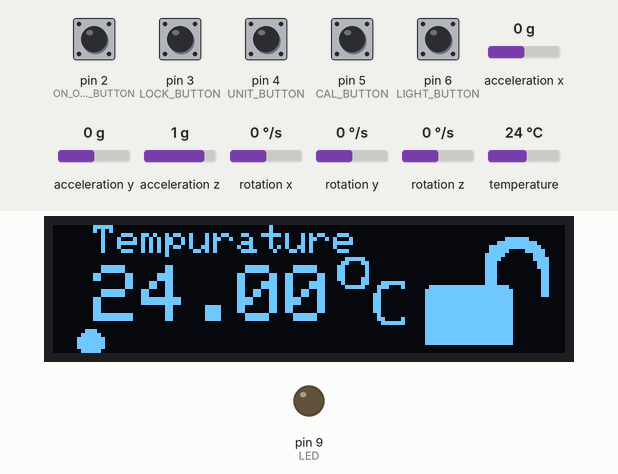
Bench run of a sketch on a simulated Arduino Uno, built with avr-gcc and run on an emulated ATmega328P. Shown: 128×32 one-colour display, output pins drawn as LEDs (lit = HIGH). The inputs (shaded band) are chosen by the test bench; at power-on: pin 2 (ON_OFF_BUTTON), pin 3 (LOCK_BUTTON), pin 4 (UNIT_BUTTON), pin 5 (CAL_BUTTON) HIGH, pin 6 (LIGHT_BUTTON) LOW, acceleration x 0 g, temperature 24 °C, acceleration y 0 g, acceleration z 1 g, rotation x 0 °/s, rotation y 0 °/s, rotation z 0 °/s. The display library's start-up logo is not drawn.

Above: at 2.5 s.
2.6 s: pin 5 (CAL_BUTTON) pulled LOW for 0.6 s
At 3.6 s:
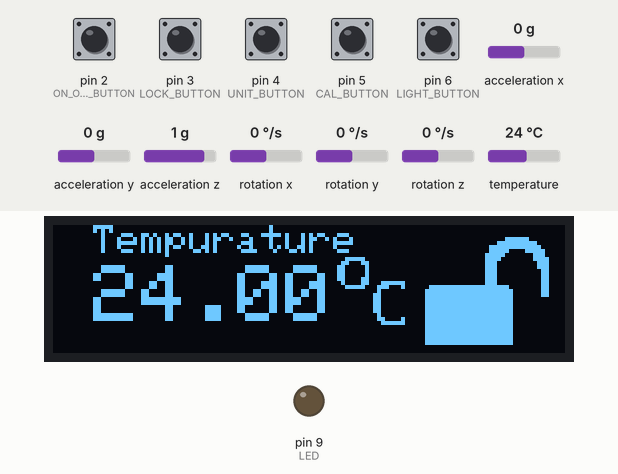
5.6 s: acceleration x set to -1.4 g
At 6.19 s:
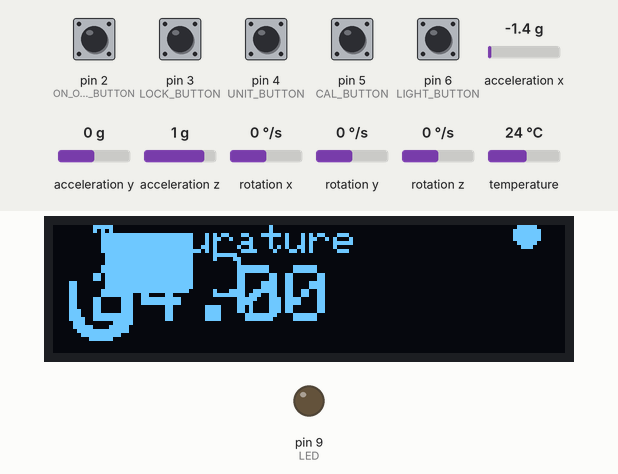
17.6 s: temperature set to 12 °C
At 20.8 s:
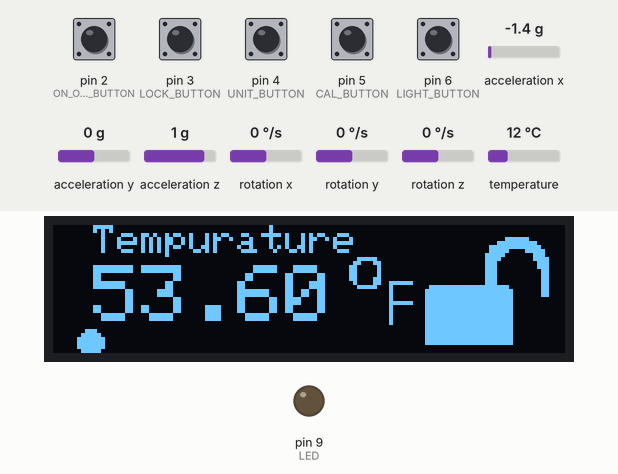
29.6 s: acceleration x set to 0 g
At 31.9 s:
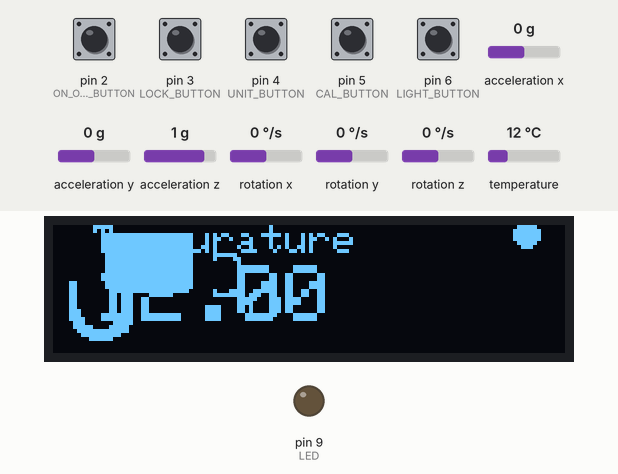
33.6 s: temperature set to 19 °C
At 41.9 s:
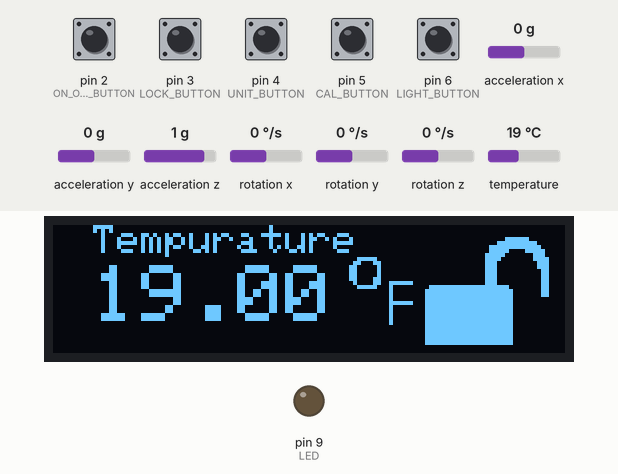
42.7 s: acceleration x set to -0.8 g
At 44.5 s:
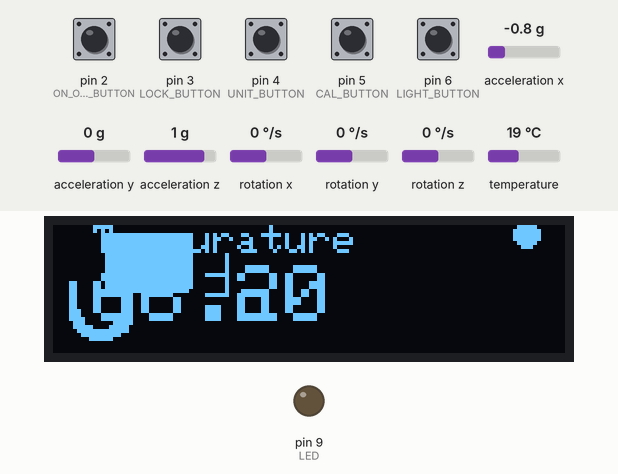
Timing chart, 0 to 46.0 s (numbered marks = the images above; inputs shaded):
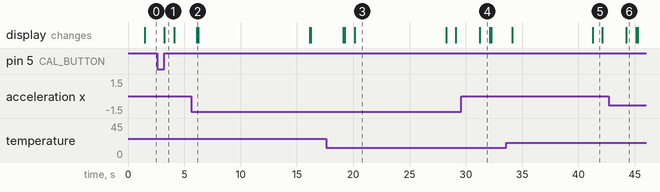

The sketch:

Thermometer_Code.ino
```cpp
/*
* Program for the PCB design of the thermometer. The PCB board uses five
* push buttons, an LED, an OLED screen, a temp sensor, and an IMU (MPU6050).
* The program makes use of two ISR's for checking if the ON/OFF button or
* the Lock button has been pressed, as well as two other ISR's for timer 1
* and timer 2. Timer 1 is used to check the current tempurature every 1 second,
* timer 2 is used to allow for the Calibration button and the Unit change button
* to be pressed and held for three seconds. The current temp and whether the
* thermometer is locked is displayed on the OLED. The IMU controls the orientation
* of the screen.
*/

// All required libraries that are needed
#include <SPI.h>
#include <Wire.h>
#include <Adafruit_GFX.h>
#include <Adafruit_SSD1306.h>
#include <DallasTemperature.h>
#include "I2Cdev.h"
#include "MPU6050.h"
#include "images.h"

// Initializing macros for all the inputs and outputs
#define CAL_BUTTON     5
#define ON_OFF_BUTTON  2
#define ONE_WIRE_BUS   8
#define TEMP_ANALOG    A0
#define UNIT_BUTTON    4
#define LOCK_BUTTON    3
#define LIGHT_BUTTON   6
#define LED            9

// Macros for Timer 1 and Timer 2
#define TIMER1_COMPARE_VALUE 62500 // 1 second
#define TIMER2_COMPARE_VALUE 250 // 4 ms
#define TIMER2_COUNTER_MAX   750 // 3 Seconds

/**********************************************************************
*                       OLED Screen Set Up
**********************************************************************/

#define SCREEN_WIDTH   128 // OLED display width, in pixels
#define SCREEN_HEIGHT  32 // OLED display height, in pixels
#define OLED_RESET     -1 // Reset pin # (or -1 if sharing Arduino reset pin)
#define SCREEN_ADDRESS 0x3C ///< See datasheet for Address; 0x3D for 128x64, 0x3C for 128x32

Adafruit_SSD1306 display(SCREEN_WIDTH, SCREEN_HEIGHT, &Wire, OLED_RESET);


/**********************************************************************
*                   Temperature Sensor Set Up
**********************************************************************/

OneWire oneWire(ONE_WIRE_BUS);// Setup a oneWire instance to communicate with any OneWire devices
DallasTemperature sensors(&oneWire);// Pass our oneWire reference to Dallas Temperature.
DeviceAddress insideThermometer; // Arrays to hold device address

/**********************************************************************
*                             IMU Set Up
**********************************************************************/

MPU6050 accelgyro;
int16_t ax, ay, az;


/**********************************************************************
*                           Global Variables
**********************************************************************/

volatile int gOnOffFlag = 0; // Stores state of on/off button
volatile int gLockFlag = 1; // Stores state of lock button
volatile float gCurrentTemp = 0; // Stores current temperature
volatile int gLockUnlock = 0; // Stores state of lock or unlock
volatile int gUnitToggle = 2; // Stores the current unit. Based on index on "images.h"
volatile int gTimer2Counter = 0; // Counter for Timer 2 allowing to turn it from 4 us to 3 sec
volatile int gCalFlag = 0; // Flag that is used for the calibration button in Timer 2
int gLEDToggle = 0; // Store state of LED button

// Enumerate that creates the states of the state machine
enum Thermometer_State {
  OFF_STATE,
  IDLE_STATE,
  UNITS_PRESSED_STATE,
  CAL_PRESSED_STATE
};

Thermometer_State currentState = OFF_STATE; // Start in the off state.

void setup()
{
  Serial.begin(9600); // Initialize Serial Communication

  if(!display.begin(SSD1306_SWITCHCAPVCC, SCREEN_ADDRESS)) {
    Serial.println(F("SSD1306 allocation failed"));
    for(;;); // Don't proceed, loop forever
  }

  display.display(); // Show initial display buffer contents on the screen
  delay(500); // Pause for 0.5 seconds

  display.clearDisplay(); // Clear the buffer

  // Joins the I2C bus for the tempurature sensor
  #if I2CDEV_IMPLEMENTATION == I2CDEV_ARDUINO_WIRE
      Wire.begin();
  #elif I2CDEV_IMPLEMENTATION == I2CDEV_BUILTIN_FASTWIRE
      Fastwire::setup(400, true);
  #endif

  accelgyro.initialize(); // Initialize device

  // Sets all external components as inputs or outputs
  pinMode(CAL_BUTTON, INPUT);
  pinMode(ON_OFF_BUTTON, INPUT);
  pinMode(TEMP_ANALOG, INPUT);
  pinMode(UNIT_BUTTON, INPUT);
  pinMode(LOCK_BUTTON, INPUT);
  pinMode(LIGHT_BUTTON, INPUT);
  pinMode(LED, OUTPUT);

  // Tempurature sensor initialization
  sensors.begin();
  if (!sensors.getAddress(insideThermometer, 0))
  {
    sensors.setResolution(insideThermometer, 9);
  }

  attachInterrupt(digitalPinToInterrupt(ON_OFF_BUTTON), onOffToggle, FALLING); // ISR for the ON/OFF Button
  attachInterrupt(digitalPinToInterrupt(LOCK_BUTTON), lockToggle, FALLING); // ISR for the Lock Button

  noInterrupts(); // Disable Interrupts

  // Init Timer 1 (16 bit)
  // Speed of Timer1 = 16MHz/256 = 62.5kHz (16us)
  TCCR1A = 0;
  TCCR1B = 0;
  OCR1A = TIMER1_COMPARE_VALUE;
  TCCR1B |= (1<<WGM12); // CTC Mode
  TIMSK1 |= (1<<OCIE1A); // enable interrupt

  // Init Timer 2 (8 bit)
  // Speed of Timer1 = 16MHz/256 = 62.5kHz (1.6us)
  TCCR2A = 0;
  TCCR2B = 0;
  OCR2A = TIMER2_COMPARE_VALUE;
  TCCR2A |= (1<<WGM21); // CTC Mode

  // Start Timer
  TIMSK2 |= (1<<OCIE2A); // enable interrupt

  interrupts(); // Enable Interrupts
}

void loop()
{
  // Switch for the state machine
  switch(currentState){
    case OFF_STATE: // Initial state. Screen is off
      checkButtons(); // External function that checks the states of the push buttons

      display.clearDisplay();  // Clear the display buffer
      display.display();       // Update the display to show the cleared buffer
      delay(100);
      break;

    case IDLE_STATE: // Normal state for the thermometer. Displays current temp and lock/unlock symbol
      checkButtons(); // Checks for changes in the push buttons

      display.clearDisplay(); // Clears the display

      // Prints the lock or unlock symbol depending if the screen is locked or not.
      // This is changed in the lockToggle ISR
      display.drawBitmap(0,0, images[gLockUnlock], SCREEN_WIDTH, SCREEN_HEIGHT, WHITE);

      // Prints the degree symbol and the selected unit. The symbol is selected within Timer 1
      display.drawBitmap(5,2, images[gUnitToggle], SCREEN_WIDTH, SCREEN_HEIGHT, WHITE);

      display.setTextColor(SSD1306_WHITE); // Sets the text color to white

      accelgyro.getAcceleration(&ax, &ay, &az); // Gets the acceleration information of the IMU

      // Checks the value of the IMU information and sets the orientation of the screen as needed
      if (ax < -5000)
      {
        display.setRotation(2);
      }
      else
      {
        display.setRotation(0);
      }

      display.setTextSize(1); // Draw 1X-scale test
      display.setCursor(10, 0); // Sets cursor position on the OLED
      display.print("Tempurature");

      display.setTextSize(2); // Draw 2X-scale test
      display.setCursor(10, 10); // Sets cursor position on the OLED

      display.print(gCurrentTemp); // Prints the current tempruature on the OLED

      display.display();
      delay(100);
      break;

    // State machine is moved to this state when the units button is pressed.
    case UNITS_PRESSED_STATE:
      if (digitalRead(UNIT_BUTTON) == LOW) // Checks if the units button is depressed.
      {
        currentState = IDLE_STATE; // Moves state machine back to normal state
        TCCR2B &= ~((1 << CS22) | (1 << CS21) | (1 << CS20)); // Turns off Timer 2
        gTimer2Counter = 0; // Resets the counter for Timer 2
      }
      // The else statement works exactly as the normal idle state except a small dot in the lower left is displayed
      // showing that the unit button is being pressed
      else
      {
        display.clearDisplay();

        // Prints the lock or unlock symbol depending if the screen is locked or not.
        // This is changed in the lockToggle ISR
        display.drawBitmap(0,0, images[gLockUnlock], SCREEN_WIDTH, SCREEN_HEIGHT, WHITE);

        // Prints the degree symbol and the selected unit. The symbol is selected within Timer 1
        display.drawBitmap(5,2, images[gUnitToggle], SCREEN_WIDTH, SCREEN_HEIGHT, WHITE);

        // Prints the little white dot in the lower left
        display.drawBitmap(5,2, images[4], SCREEN_WIDTH, SCREEN_HEIGHT, WHITE);

        display.setTextColor(SSD1306_WHITE); // Sets the text color to white

        accelgyro.getAcceleration(&ax, &ay, &az); // Gets the acceleration information of the IMU

        // Checks the value of the IMU information and sets the orientation of the screen as needed
        if (ax < -5000)
        {
          display.setRotation(2);
        }
        else
        {
          display.setRotation(0);
        }
      }

      display.setTextSize(1); // Draw 1X-scale test
      display.setCursor(10, 0); // Sets cursor position on the OLED
      display.print("Tempurature");

      display.setTextSize(2); // Draw 2X-scale test
      display.setCursor(10, 10); // Sets cursor position on the OLED

      display.print(gCurrentTemp); // Prints the current tempruature on the OLED

      display.display();
      delay(100);
      break;

    // State machine is moved to this state when the calibration button is pressed
    case CAL_PRESSED_STATE:
      if (digitalRead(CAL_BUTTON) == LOW) // Checks if the calibration button is depressed
      {
        currentState = IDLE_STATE; // Moves the state machine back to the normal idle state
        TCCR2B &= ~((1 << CS22) | (1 << CS21) | (1 << CS20)); // Turns off Timer 2
        gTimer2Counter = 0; // Resets the counter for Timer 2
      }
      // The else statement works exactly as the normal idle state except a small dot in the lower left is displayed
      // showing that the calibration button is being pressed. The only change is that if the calibration button
      // is pressed for three seconds, it prints a message to the OLED then moves back to the normal idle state
      else
      {
        if (gCalFlag == 1) // Checks if the calibration flag is activated
        {
          display.clearDisplay();  // Clear the display buffer
          display.setTextSize(1); // Draw 1X-scale test
          display.setTextColor(SSD1306_WHITE); // Turns the text color to white
          display.setCursor(0, 10); // Sets cursor position on the OLED

          // Prints the required message to the OLED
          display.println("Calibrating.");
          display.println("Please Hold!");

          display.display();       // Update the display to show the cleared buffer
          delay(100);
          gCalFlag = 0; // Resets the calibration flag
          delay(2000); // Shows the message for two seconds
          currentState = IDLE_STATE; // Moves the state machine back to the normal idle state

        }
        // During the three seconds that the calibration button is being pressed, the thermometer works as normal
        // like in the idle state
        display.clearDisplay();

        display.drawBitmap(0,0, images[gLockUnlock], SCREEN_WIDTH, SCREEN_HEIGHT, WHITE);
        display.drawBitmap(5,2, images[gUnitToggle], SCREEN_WIDTH, SCREEN_HEIGHT, WHITE);
        display.drawBitmap(5,2, images[4], SCREEN_WIDTH, SCREEN_HEIGHT, WHITE);

        display.setTextColor(SSD1306_WHITE);

        accelgyro.getAcceleration(&ax, &ay, &az);
        if (ax < -500)
        {
          display.setRotation(2);
        }
        else
        {
          display.setRotation(0);
        }
      }

      display.setTextSize(1); // Draw 2X-scale test
      display.setCursor(10, 0);
      display.print("Tempurature");

      display.setTextSize(2); // Draw 2X-scale test
      display.setCursor(10, 10);

      display.print(gCurrentTemp);

      display.display();
      delay(100);
      break;

  }

}

/**********************************************************************
*                           ISR Functions
**********************************************************************/

void onOffToggle() // ISR that will toggle the On/Off Flag
{
gOnOffFlag = !gOnOffFlag;
}

//*********************************************************************

void lockToggle() // ISR that will toggle the lock Flag
{
gLockFlag = !gLockFlag;
}

//*********************************************************************

ISR(TIMER1_COMPA_vect) // Timer 1 ISR. Used to retrieve current temperature from sensor
{
  sensors.requestTemperatures(); // Reads the current temperature every 1 second

  // If ladder that checks what unit is selected and makes the variable that value
  if (gUnitToggle == 2)
  {
    gCurrentTemp = sensors.getTempC(insideThermometer);
  }
  else if (gUnitToggle == 3)
  {
    gCurrentTemp = sensors.getTempF(insideThermometer);
  }

}

//*********************************************************************

// ISR for Timer 2. Used by the Unit button and the Calibration button to check
// if either of the buttons has been held for three seconds
ISR(TIMER2_COMPA_vect)
{
  gTimer2Counter++; // Increment Counter

  if (gTimer2Counter >= TIMER2_COUNTER_MAX) // Checks counter if the timer has reached 3 seconds
  {
    if (digitalRead(UNIT_BUTTON) == HIGH) // Checks if the Unit button is still being pressed
    {
      // Toggles the global variable to select between celcius or fahrenheit
      if (gUnitToggle == 2)
      {
        gUnitToggle = 3;
      }
      else
      {
        gUnitToggle = 2;
      }
    TCCR2B &= ~((1 << CS22) | (1 << CS21) | (1 << CS20)); // Restart Timer2 with CTC mode and a 256 prescaler

    currentState = IDLE_STATE; // Moves state machine to normal idle state
    }

    if (digitalRead(CAL_BUTTON) == HIGH) // Checks if the calibration button is still being pressed
    {
      gCalFlag = 1; // Moves the cakibration flag to 1

      TCCR2B &= ~((1 << CS22) | (1 << CS21) | (1 << CS20)); // Restart Timer2 with CTC mode and a 256 prescaler
    }
    gTimer2Counter = 0; // Resets Counter to Zero
  }
}

/**********************************************************************
*                        External Functions
**********************************************************************/

void checkButtons() // External funciton to check states of push buttons
{
  // Check On/Off State
  if (gOnOffFlag == 1) // If ON/OFF ISR has been triggered...
  {
   currentState = IDLE_STATE; // Move to normal idle state from off state if currently in off state
  }
  else // If not in off state, move to off state
  {
    currentState = OFF_STATE;
    gLockFlag = 1; // Ensures that when the thermometer is turned off and on again, it is not locked
  }

  // Check on Lock State
  if (gLockFlag == 1) // Normal state for the lock (unlocked) allowing for the tempurature to be read
  {
    TCCR1B |= (1<<CS12); // Starts Timer 1
    gLockUnlock = 1; // Changes the variable that tracks what symbol is printed on the OLED

  }
  else // This happens when the thermometer is locked
  {
    TCCR1B = 0; //Stops Timer 1 stopping the tempurature from being read
    gLockUnlock = 0; // Chnaged the variable that tracks what symbol is printed on the OLED
  }

  // Check Light Button
  if (digitalRead(LIGHT_BUTTON) == HIGH) // If the Light button is pressed toggle the LED on or off
  {
    gLEDToggle = !gLEDToggle;
    digitalWrite(LED, gLEDToggle);
  }

  // Check Unit Button
  if (digitalRead(UNIT_BUTTON) == HIGH) // If the Unit button is pressed....
  {
    TCCR2B |= (1<<CS21) | (1<<CS22); // Start Timer 2 for the three second press period of the Unit button
    currentState = UNITS_PRESSED_STATE; // Moves the state machine to the state where the units are in the process of changing
  }

  // Check Calibration Button
  if (digitalRead(CAL_BUTTON) == HIGH) //  If the Cal button is pressed...
  {
    TCCR2B |= (1<<CS21) | (1<<CS22); // Start Timer 2 for the three second press period of the Cal button
    currentState = CAL_PRESSED_STATE; // Moves the state machine to the state where the thermometer is in progress of going into calibration mode
  }
}
```

Source omitted: images.h (data table, 15858 bytes)

Measured:
- after the input at 2.6 s, the display: changes after 0.64 s (image 1)
- what the display in image 1 shows lasts 0.9 s, from 3.2 s to 4.1 s
- what the display in image 3 shows lasts 8.2 s, from 20.1 s to 28.3 s
